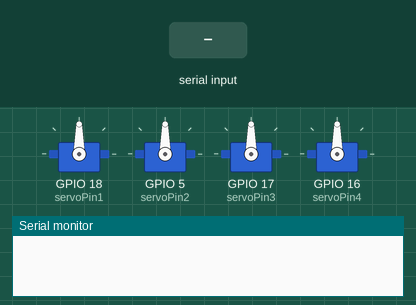
A sketch run on a simulated ESP32. On the bench: 4 × servo, the last lines printed to the serial monitor. The inputs (shaded band) are chosen by the test bench.

Above: at 1.2 s.
1.3 s: "1,90," received over Serial
4.3 s: "2," received over Serial
At 6.0 s:
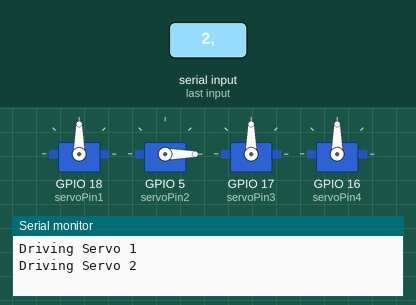
6.8 s: "3," received over Serial
At 9.0 s:
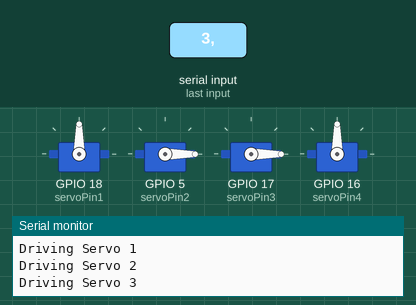
9.3 s: "4," received over Serial
At 11.0 s:
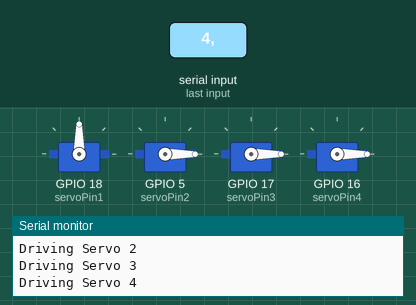
11.8 s: "1," received over Serial
At 14.0 s:
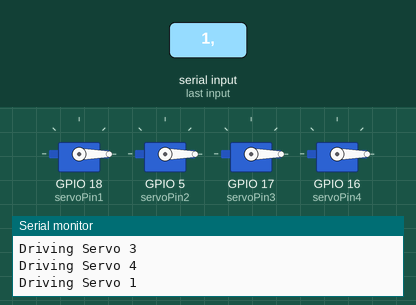
14.3 s: "1,90,45," received over Serial
At 15.76 s:
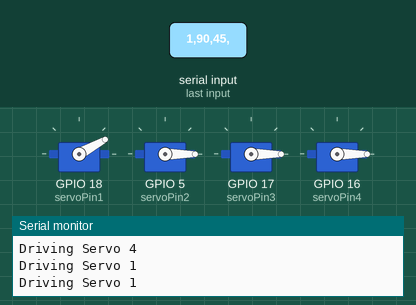
Timing chart, 0 to 18.2 s (numbered marks = the images above; inputs shaded):
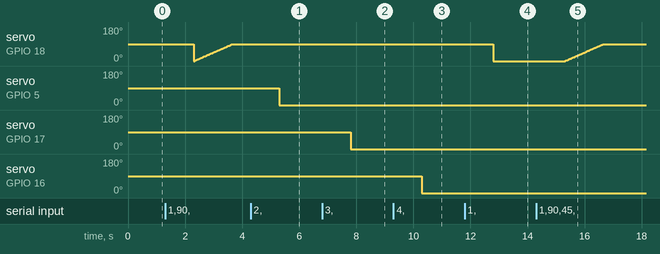

Measured:
- after the input at 4.3 s, servo on GPIO 5 (servoPin2): 90° → 0° after 1.0 s
- after the input at 6.8 s, servo on GPIO 17 (servoPin3): 90° → 0° after 1.0 s
- after the input at 9.3 s, servo on GPIO 16 (servoPin4): 90° → 0° after 1.0 s
- after the input at 11.8 s, servo on GPIO 18 (servoPin1): 90° → 0° after 1.0 s
- after the input at 14.3 s, servo on GPIO 18 (servoPin1): moves from 0° to 90° over 1.3 s, starting after 1.0 s

The sketch:

2a_Smooth_drive_Serial_Servo.ino
```cpp
// (licence header left out)
//new library from this link https://randomnerdtutorials.com/esp32-servo-motor-web-server-arduino-ide/

#include <ESP32Servo.h>
static const int servoPin1 = 18;
static const int servoPin2 = 5;
static const int servoPin3 = 17;
static const int servoPin4 = 16;
int motor,angle;
Servo servo1;
Servo servo2;
Servo servo3;
Servo servo4;
void setup() {
    Serial.begin(115200);
    servo1.attach(servoPin1);
    servo2.attach(servoPin2);
    servo3.attach(servoPin3);
    servo4.attach(servoPin4);

}

void loop() {
  if (Serial.available() > 0) {
    String first  = Serial.readStringUntil(',');
    String second = Serial.readStringUntil('\0');

    motor=first.toInt();
    angle=second.toInt();
  if (motor == 1){
     Serial.println("Driving Servo 1  ");
      for (int pos = 0; pos <= angle; pos += 1)
      {servo1.write(pos);delay(15);}}

  if (motor == 2){  Serial.println("Driving Servo 2  "); for (int pos = 0; pos <= angle; pos += 1) {servo2.write(pos);delay(15);}}
  if (motor == 3){  Serial.println("Driving Servo 3  "); for (int pos = 0; pos <= angle; pos += 1) {servo3.write(pos);delay(15);}}
  if (motor == 4){  Serial.println("Driving Servo 4  "); for (int pos = 0; pos <= angle; pos += 1) {servo4.write(pos);delay(15);}}
  }


}
```
